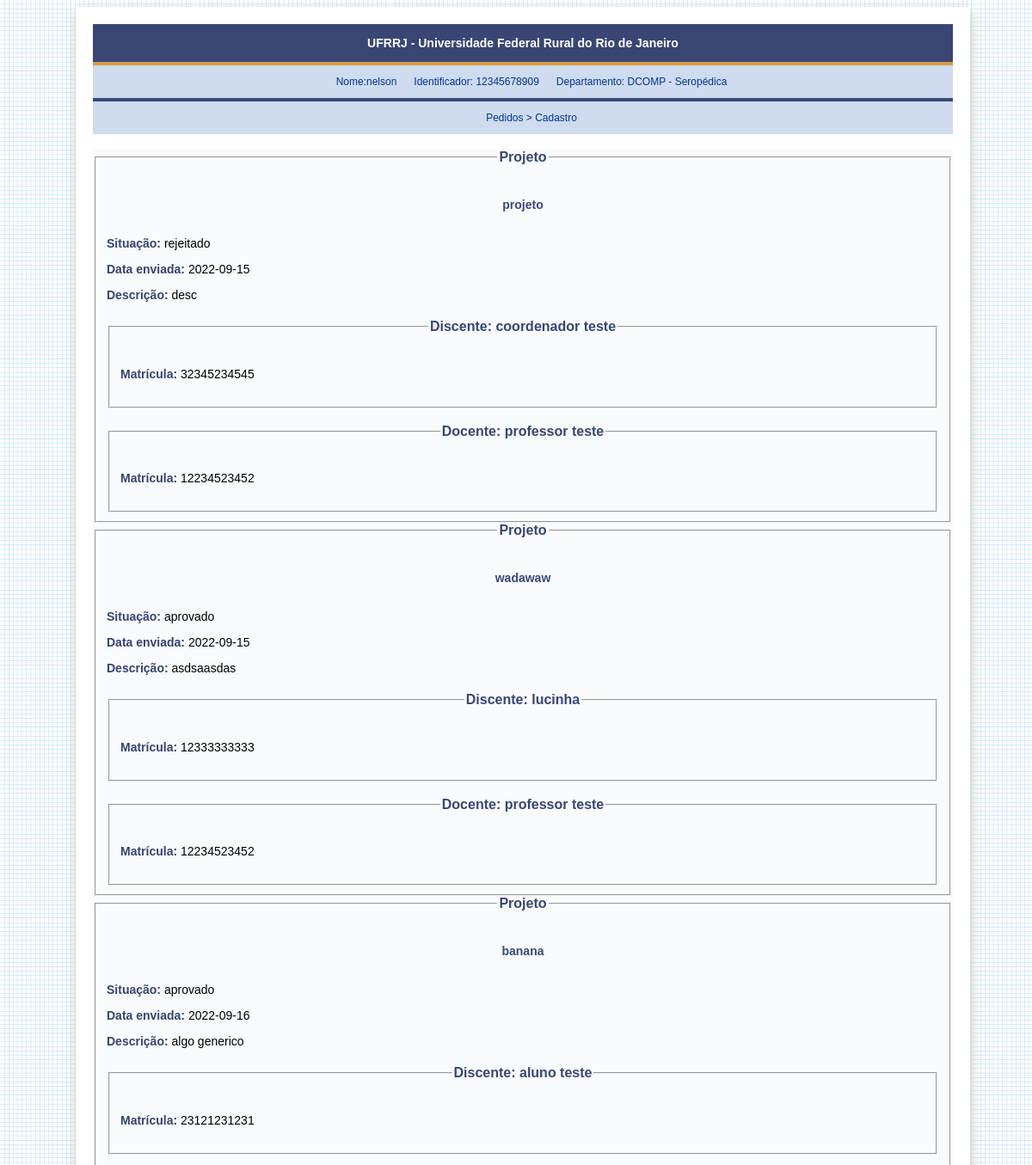
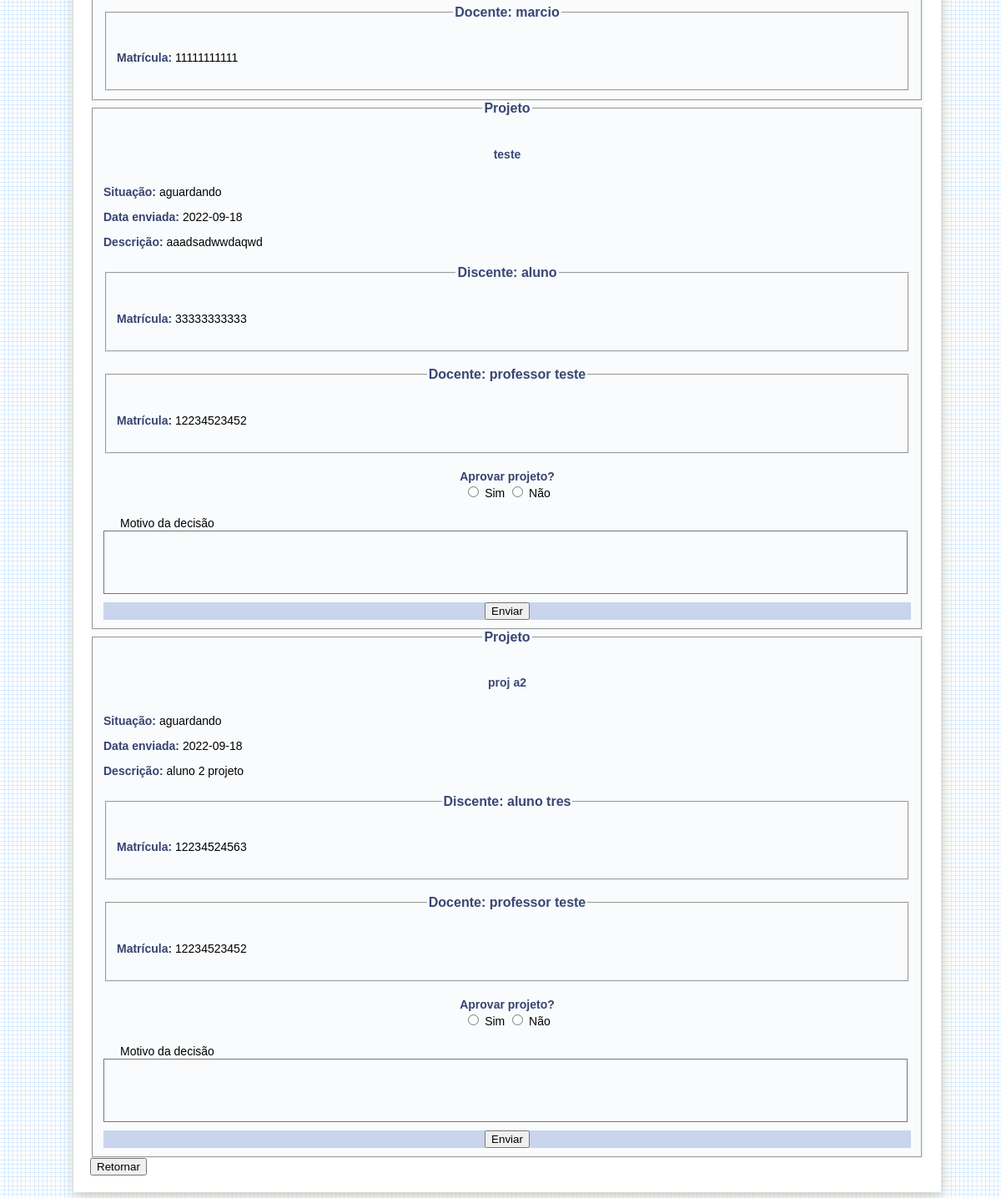
Screenshot of /Projeto-Extensionista-UFRRJ-main/pedidocadastro-coordenacao.php (signed in) with the database file from the repository (2 pictures, top to bottom).
### tables this page shows
CREATE TABLE `projetos` (
  `id_projeto` int(11) NOT NULL,
  `nome` varchar(100) NOT NULL,
  `situacao` varchar(10) NOT NULL,
  `professor` varchar(11) NOT NULL,
  `descricao` text NOT NULL,
  `motivo_situacao` text NOT NULL,
  `data_inicio` date NOT NULL DEFAULT current_timestamp(),
  `aluno` varchar(11) NOT NULL
);

CREATE TABLE `usuario` (
  `matricula` varchar(11) NOT NULL,
  `cpf` varchar(11) NOT NULL,
  `nome` varchar(20) NOT NULL,
  `login` varchar(20) NOT NULL,
  `senha` varchar(100) NOT NULL,
  `tipo` varchar(20) NOT NULL
);

### Projeto-Extensionista-UFRRJ-main/bd/connect.php (called while the page is built)
<?php
function conectaBd(){
    try{
    $conexao = new \PDO("mysql:host=localhost;dbname=login_projeto_web1","root","");
    return $conexao;
    }catch(\PDOException $e){
        echo "Não foi possível estabelecer a conexão com o banco de dados, erro: ".$e->getCode();
    }
}
?>

### Projeto-Extensionista-UFRRJ-main/models/Projeto.php (called while the page is built, shortened)
<?php
require_once __DIR__.'/../bd/connect.php';
class Projeto {
    private $bd;
    public function __construct() {
        $this->bd = conectaBd();
    }
	public function buscarProjetos()
	{
		$query = "Select projetos.*, usuario.nome as aluno_nome, usuario.matricula as aluno_matricula from projetos INNER JOIN usuario ON projetos.aluno = usuario.cpf";
        $stmt = $this->bd->prepare($query);
        $stmt->execute();
        return $stmt->fetchAll(\PDO::FETCH_ASSOC);
	}
}

### Projeto-Extensionista-UFRRJ-main/models/Usuario.php (called while the page is built, shortened)
<?php
require_once __DIR__.'/../bd/connect.php';
class Usuario {
    private $bd;
    private $cpf;
    public function getCpf(){
        return $this->cpf;
    }
    public function setCpf($cpf){
        $this->cpf = $cpf;
    }
    public function __construct() {
        $this->bd = conectaBd();
    }
	public function buscarNomeProfessorPeloProjeto()
	{
		$query = "Select usuario.nome, usuario.matricula from usuario INNER JOIN projetos ON usuario.cpf = projetos.professor WHERE cpf =:cpf";
		$stmt = $this->bd->prepare($query);
		$stmt->bindValue(':cpf', $this->getCpf());
        $stmt->execute();
        return $stmt->fetch(\PDO::FETCH_ASSOC);
	}
}

### Projeto-Extensionista-UFRRJ-main/pedidocadastro-coordenacao.php (the view, shortened to what this page needs)
<?php
    require_once 'models/Projeto.php';
    require_once 'models/Usuario.php';
?>
<!DOCTYPE html>
<html lang="pt-br">
<head>
    <link rel="stylesheet" href="style.css">
</head>
<body>
    <main>
        <div class="principal">
            <div class="cabecalho_ufrrj">
                <p>UFRRJ - Universidade Federal Rural do Rio de Janeiro</p>
            </div>
            <div class="microespacocabecalho"></div>
            <div class="cabecalho">
                <p>Nome:<?php echo($_SESSION['usuario']['nome']) ?></p>
                <p>Identificador: <?php echo($_SESSION['usuario']['matricula']) ?></p>
                <p>Departamento: DCOMP - Seropédica</p>
            </div>
        </div>
        <div class="microespacocabecalho" style="background-color: #3B4877"></div>
        <div class="cabecalho">
                <p>Pedidos > Cadastro</p>
            </div>
            <br>
        <?php
            $projetoModel = new Projeto();
            $usuarioModel = new Usuario();
            $projetos = $projetoModel->buscarProjetos();
            if ($projetos) {
                foreach ($projetos as $projeto) {
                    $usuarioModel->setCpf($projeto['professor']);
                    $professor = $usuarioModel->buscarNomeProfessorPeloProjeto();
        ?>
        <form style="background-color:#F9FBFD;" action="./controllers/ProjetoController.php?action=aprovar-projeto" method="POST">
            <fieldset>
                <legend style="text-align: center;"><strong>Projeto</strong></legend>
                <br>
                <div class="textolarge">
                    <p><spen class="destaque"><h1><?php echo $projeto['nome'] ?></h1></spen><div class="microespaco"></div>
                    <p><spen class="destaque">Situação: </spen><?php echo $projeto['situacao'] ?></p>
                    <p><spen class="destaque">Data enviada: </spen><?php echo $projeto['data_inicio'] ?></p>
                    <p><spen class="destaque">Descrição:</spen> <?php echo $projeto['descricao'] ?></p>
                </div>
                <div class="microespaco"></div>
                <form style="background-color:#F9FBFD;">
                    <fieldset>
                        <legend style="text-align: center;"><strong>Discente: <?php echo $projeto['aluno_nome'] ?></strong></legend>
                        <br>
                        <div class="textolarge">
                            <p><spen class="destaque">Matrícula: </spen><?php echo $projeto['aluno_matricula'] ?></p>
                        </div>
                        <div class="microespaco"></div>
                    </fieldset>
                </form>
                <br><form style="background-color:#F9FBFD;">
                    <fieldset>
                        <legend style="text-align: center;"><strong>Docente: <?php echo $professor['nome'] ?></strong></legend>
                        <br>
                        <div class="textolarge">
                            <p><spen class="destaque">Matrícula: </spen><?php echo $professor['matricula'] ?></p>
                        </div>
                        <div class="microespaco"></div>
                </fieldset>
        </form>
        <?php
                    if ($projeto['situacao'] == 'aguardando') {
        ?>
        <div class="centralizar-sem-cor textobig">
            <br>
            <spen class="destaque">Aprovar projeto?</spen><br>
            <spen class="textolarge">
                <INPUT TYPE="RADIO" NAME="situacao" VALUE="aprovado" required> Sim
                <INPUT TYPE="RADIO" NAME="situacao" VALUE="rejeitado" required> Não <br>
            </spen>
            <br>
        </div>
            <div class="large">
                    <label for="login" style="font-size: 14px">Motivo da decisão</label><br>
                    <textarea name="motivo" id="caixagrande" cols="5" rows="5" style="background-color: #F9FBFD"></textarea></div>
            <div class="microespaco"></div>
            <div class="centralizar">
                <button type="submit" class="btao-login">Enviar</button></div>
                <?php
                    }
                ?>
            </fieldset>
        </form>
        <?php
                }
            } else {
                echo("<div>Não existem projetos</div>");
            }
        ?>
        <button class="btao-login"><a href="inicio-coordenacao.php" style="color:black">Retornar</a></button>
    </main>
</body>
</html>

### Projeto-Extensionista-UFRRJ-main/style.css (style rules this page uses)
main { font-family: Verdana, Arial, Helvetica, sans-serif; font-size: 16px; background-color: white; min-width: 300px; max-width: 1000px; padding: 20px; margin: auto; box-shadow: 1px 5px 15px rgb(202, 202, 188); }
p { text-align: justify; }
a { color: #003395; text-decoration: none; }
.cabecalho_ufrrj { justify-content: center; display: flex; font-family: Arial, Verdana, Helvetica, sans-serif; font-size: 14px; font-weight: bold; color: white; background-color: #394674; padding: 0; }
.microespacocabecalho { padding: 2px; background-color: #D99C44; }
.cabecalho { justify-content: center; color: #003395; background-color: #CFDCEF; text-indent: 20px; display: flex; font-family: Verdana, Arial, Helvetica, sans-serif; font-size: 12px; }
input { outline: none; }
.microespaco { padding: 3px; }
.textolarge { font-size: 14px; align-items: flex-start; font-family: Verdana, Arial, Helvetica, sans-serif; }
.textobig { font-size: 16px; font-family: Verdana, Arial, Helvetica, sans-serif; }
.destaque { font-size: 14px; color: #374370; font-weight: bold; }
button { cursor: pointer; }
.centralizar { text-align: center; background-color: #C8D5EC; }
.centralizar-sem-cor { text-align: center; }
body { width: 100%; background-image: url('imagens/background.png'); }
.large { text-indent: 20px; }
#caixagrande { font-size: 12px; font-family: Arial, Helvetica, sans-serif; width: 99%; height: 60%; resize: none; }
strong { color:#394674; }

### Projeto-Extensionista-UFRRJ-main/pedidocadastro-coordenacao.php (style rules this page uses)
h1 { text-align: center; font-family: Verdana, Arial, Helvetica, sans-serif;; font-size: 14px; color:#3B4877; }

### rows the page displays
projetos: nome "projeto", situacao "rejeitado", data_inicio "2022-09-15", descricao "desc", aluno.nome "coordenador teste", aluno.matricula "32345234545", professor.nome "professor teste", professor.matricula "12234523452"
projetos: nome "wadawaw", situacao "aprovado", data_inicio "2022-09-15", descricao "asdsaasdas", aluno.nome "lucinha", aluno.matricula "12333333333", professor.nome "professor teste", professor.matricula "12234523452"
projetos: nome "banana", situacao "aprovado", data_inicio "2022-09-16", descricao "algo generico", aluno.nome "aluno teste", aluno.matricula "23121231231", professor.nome "marcio", professor.matricula "11111111111"
projetos: nome "teste", situacao "aguardando", data_inicio "2022-09-18", descricao "aaadsadwwdaqwd", aluno.nome "aluno", aluno.matricula "33333333333", professor.nome "professor teste", professor.matricula "12234523452"
projetos: nome "proj a2", situacao "aguardando", data_inicio "2022-09-18", descricao "aluno 2 projeto", aluno.nome "aluno tres", aluno.matricula "12234524563", professor.nome "professor teste", professor.matricula "12234523452"

### other values shown
$_SESSION['usuario']['nome'] "nelson"
$_SESSION['usuario']['matricula'] "12345678909"
